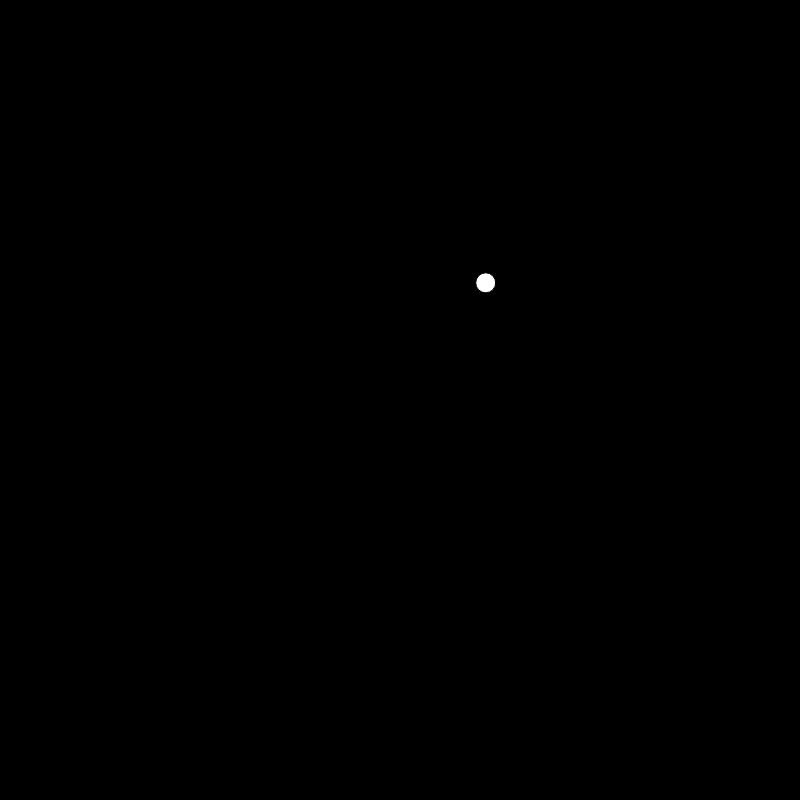
Frame 1 (no input)
Frame 60 (no input): blank canvas, image omitted
Frame 120 (the mouse pressed at the canvas centre since frame 60): blank canvas, image omitted

The p5.js sketch that drew this single still picture (run headless with seeded random() and noise() and a simulated clock; from frame 60 on, the mouse is pressed at the canvas centre):

// p5.js sketch
// ── sketch.js
var x = 400;
var y = 400;
speedx = 5;
speedy = 5;
speedpy = 4;
var py;
function setup() {
  createCanvas(800,800);
  background(0);
  fill(255);
   x = random(200,600);
   y = random(200,600);
   speedx = random(2,5);
   speedy = random(2,5);
}

function draw() {
  background(0);
  
  
  ellipse(x,y,20,20);
  //right
  if(x<790){
  x+=speedx;
  }else{
    speedx*=-1;
    x-=11;
  }
  //left
  if(x>10){
  x+=speedx;
  }else{
    speedx*=-1;
    x+=11;
  }
  //bottom
  if(y<790){
  y+=speedy;
  }else{
    speedy*=-1;
    y-=11;
  }
  //top
  if(y>10){
  y+=speedy;
  }else{
    speedy*=-1;
    y+=11;
  }
  
}
